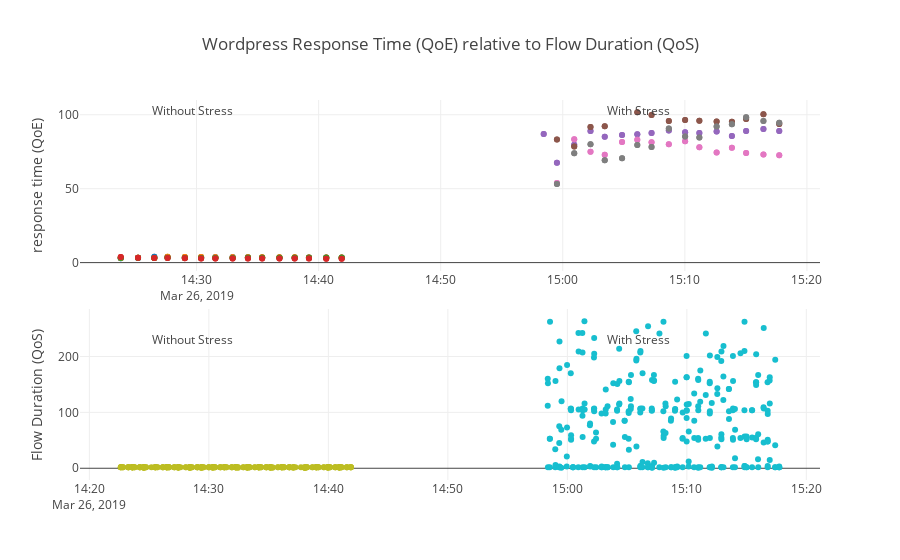

Notebook code for this chart:
### Markdown cell above
# jmeter response times and skydive flows without/with background stress

### Code cell
plotQoEQoS(dfJmeterNoStress,dfJmeterWithStress,dfSkydiveFlowsNoStress,dfSkydiveFlowsWithStress,'time_to_FIN','Flow Duration (QoS)',"Wordpress Response Time (QoE) relative to Flow Duration (QoS)")
